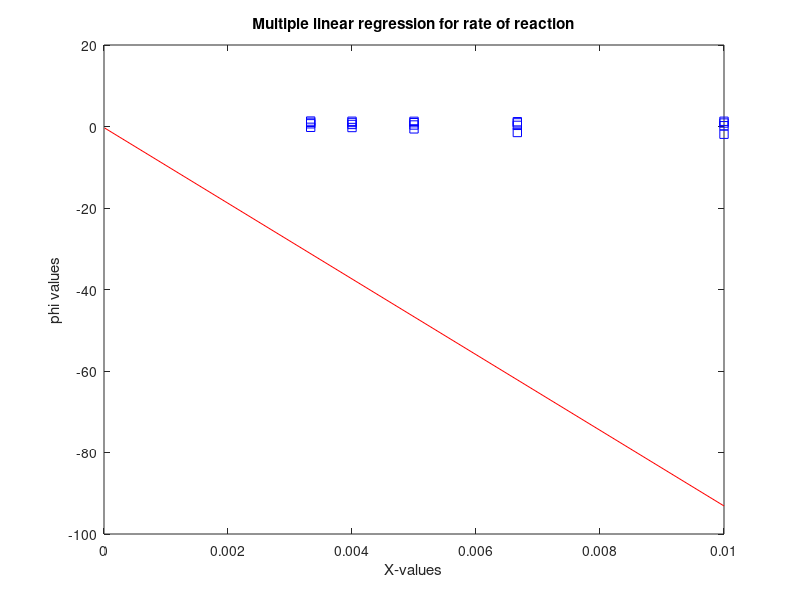

Recreate this plot in MATLAB.
% Implementation of Linear method.
% Model for rate of reaction: r = k_0e^{-E/RT}C^n.
% Converted to linear form via log: ln(r) = In(k_0) + (-E/R)1/T + n In C
% Historial data for rate of reaction given c, t and r.
r = [0.15 0.23 0.56 0.78 0.82
     1.21 1.32 1.45 1.65 1.95
     2.35 2.45 2.56 2.67 2.78
     3.61 3.25 3.56 3.63 3.79];
 c = [1; 2; 3; 4];
 t = [100; 150; 200; 250; 300];
 % Repeat copies of u to match order of v.
 c = repmat(c,5,1);
 % Reshape 'at' to 20x1 array.
 t = reshape(repmat(t',4,1),20,1);
 dataX = [c,t];
 dataY = reshape(r,20,1);
 % Output dataX and dataY.
 disp([dataX, dataY]);
 % Perform computations.
 x = 1 ./ dataX(:,2);
 u = log(dataX(:,1));
 y = log(dataY);
 N = length(y);
 
 X = [ones(N,1),x, u];
 Y = y;
 phi = inv(X'*X)* X'*Y;
 k0 = exp(phi(1));
 negEbyR = -phi(2);
 n = phi(3);
 % Plotting phase.
 plot(x,y, 'bs',[0.00001 0.01], phi(1)+ phi(2)*[0.001 1]+ phi(3)*[0.00001 0.01], '-r');
 xlabel('X-values'), ylabel('phi values'), title('Multiple linear regression for rate of reaction');